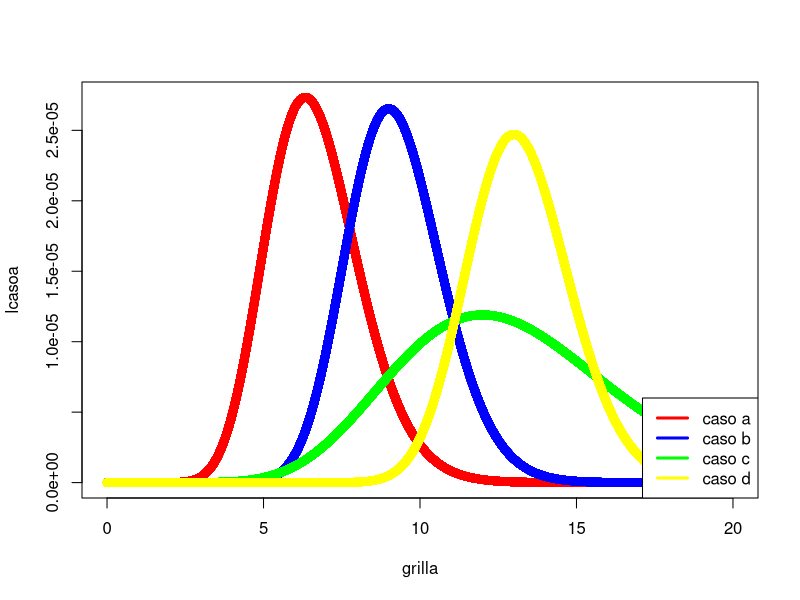
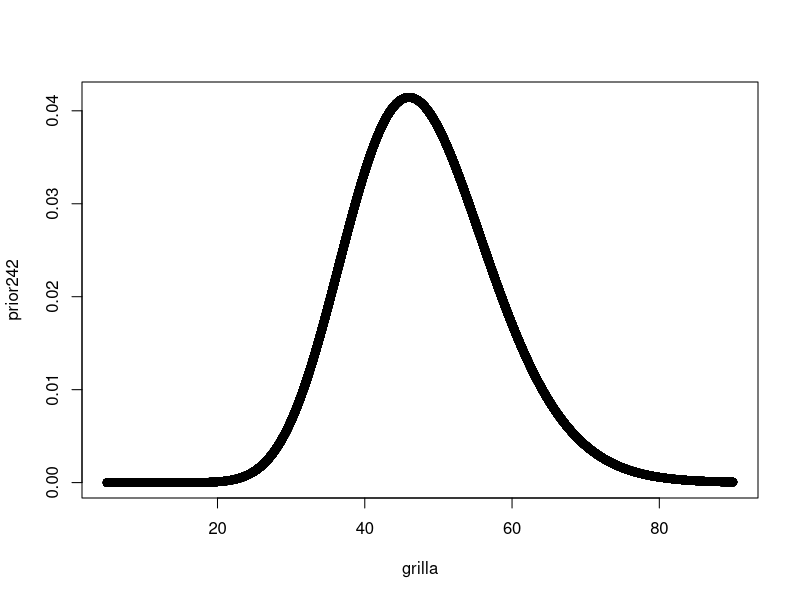
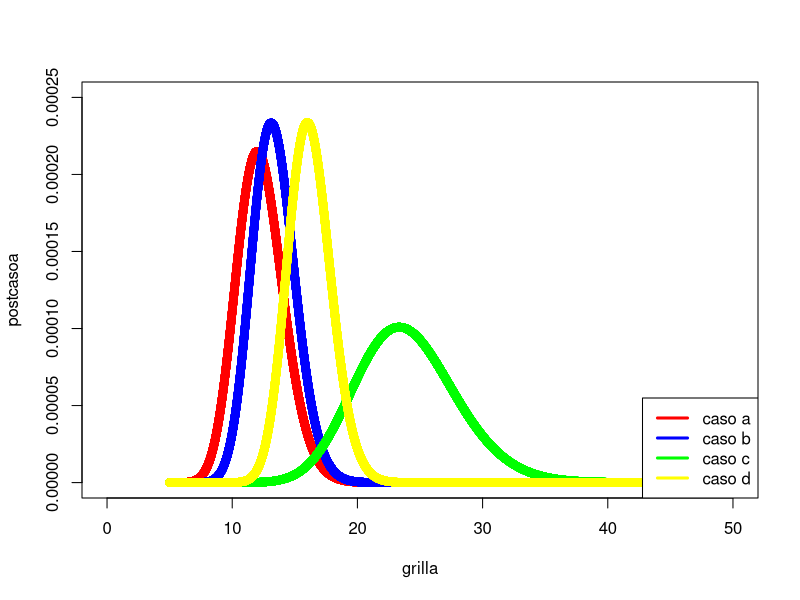
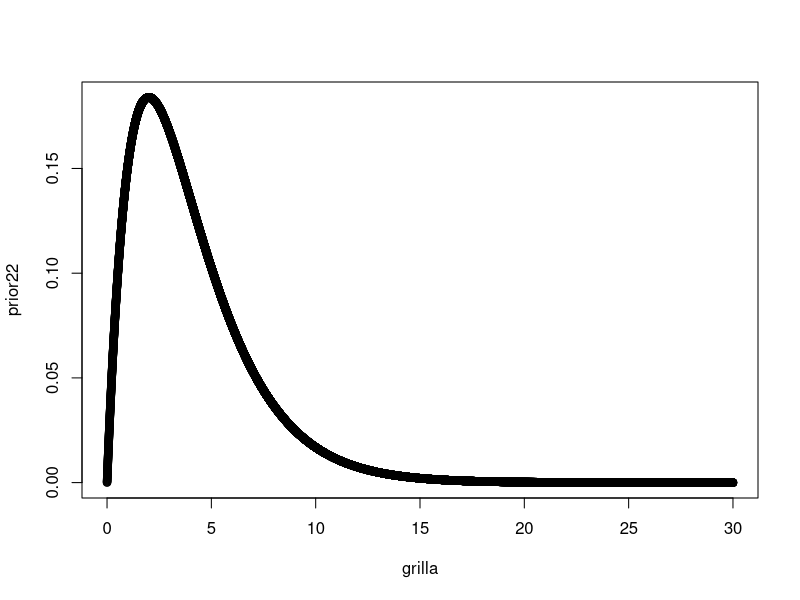
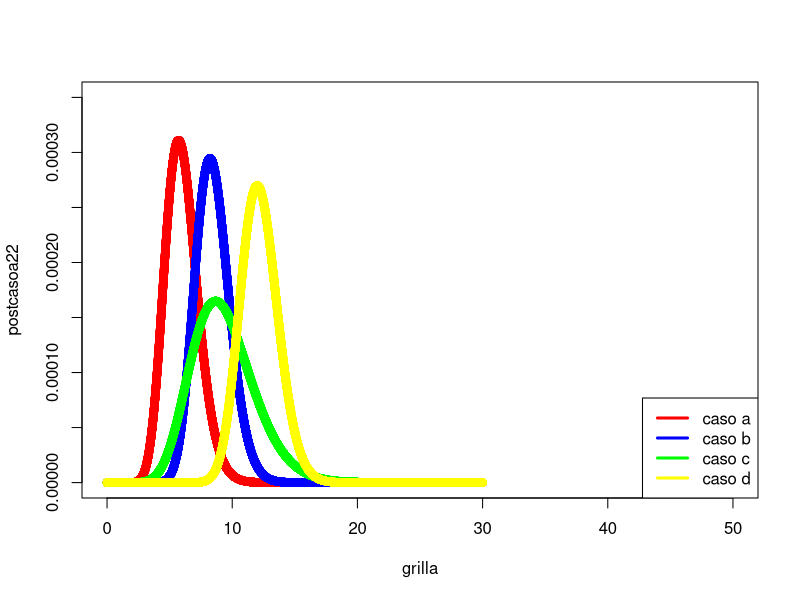

Write the R code that produced these figures, in order.
## ---- chunk 1
casoa = c(3,7,9)
casob = c(12,12,12,0)
casoc = c(12)
casod = c(16,10,17,11,11)
## ---- chunk 2
e = exp(1)
likeliHoodDadoDatosPoisson = function(grilla, valores){
  likelihood = c()
  n = length(valores)
  sumaY = sum(valores)
  for (j in c(1:length(grilla))){
    likelihood[j] = exp(-n*grilla[j])*grilla[j]^sumaY
  }
  return(likelihood/sum(likelihood))
}
## ---- chunk 3
grilla = c(1:200000)/10000
lcasoa = likeliHoodDadoDatosPoisson(grilla, casoa)
lcasob = likeliHoodDadoDatosPoisson(grilla, casob)
lcasoc = likeliHoodDadoDatosPoisson(grilla, casoc)
lcasod = likeliHoodDadoDatosPoisson(grilla, casod)

## ---- chunk 4
plot(grilla, lcasoa, col="red")
points(grilla, lcasob, col="blue")
points(grilla, lcasoc, col="green")
points(grilla, lcasod, col="yellow")

legend("bottomright", legend = c("caso a", "caso b", "caso c", "caso d"),
       lwd = 3, col = c("red", "blue","green", "yellow"))
## ---- chunk 5
generarPriorDeGamma = function(k, theta, grilla){
  gamak = gamma(k)
  thetaAlak = theta^k
  const = 1/(gamak*thetaAlak)
  prior = c()
  for (j in c(1:length(grilla))){
    prior[j] = const * grilla[j]^(k-1) * exp(-grilla[j]/theta)
  } 
  return(prior)
}
## ---- chunk 6
grilla = c(5000:90000)/1000
prior242 = generarPriorDeGamma(24,2, grilla)
## ---- chunk 7
plot(grilla, prior242)
## ---- chunk 8
damePosteriorGamma = function(prior, grilla, datos ){
  sumaDatos = sum(datos)
  n = length(datos)
  likelihood = likeliHoodDadoDatosPoisson(grilla, datos)
  posterior = likelihood*prior
  posterior = posterior / sum(posterior)
  return(posterior)
}
## ---- chunk 9
postcasoa = damePosteriorGamma(prior242, grilla, casoa)
postcasob = damePosteriorGamma(prior242, grilla, casob)
postcasoc = damePosteriorGamma(prior242, grilla, casoc)
postcasod = damePosteriorGamma(prior242, grilla, casod)

## ---- chunk 10
plot(grilla, postcasoa, col="red", ylim = c(0,0.00025), xlim=c(0,50))
points(grilla, postcasob, col="blue")
points(grilla, postcasoc, col="green")
points(grilla, postcasod, col="yellow")

legend("bottomright", legend = c("caso a", "caso b", "caso c", "caso d"),
       lwd = 3, col = c("red", "blue","green", "yellow"))
## ---- chunk 11
grilla = c(0:30000)/1000
prior22 = generarPriorDeGamma(2,2, grilla)
## ---- chunk 12
plot(grilla, prior22)
## ---- chunk 13
postcasoa22 = damePosteriorGamma(prior22, grilla, casoa)
postcasob22 = damePosteriorGamma(prior22, grilla, casob)
postcasoc22 = damePosteriorGamma(prior22, grilla, casoc)
postcasod22 = damePosteriorGamma(prior22, grilla, casod)

## ---- chunk 14
plot(grilla, postcasoa22, col="red", ylim = c(0,0.00035), xlim=c(0,50))
points(grilla, postcasob22, col="blue")
points(grilla, postcasoc22, col="green")
points(grilla, postcasod22, col="yellow")

legend("bottomright", legend = c("caso a", "caso b", "caso c", "caso d"),
       lwd = 3, col = c("red", "blue","green", "yellow"))
